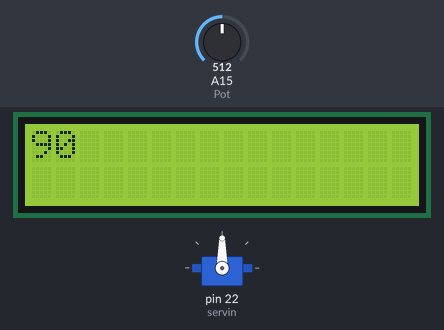
The sketch below on a simulated Arduino Mega 2560, built with avr-gcc and run on an emulated ATmega2560. Shown: 16×2 character LCD, servo. Inputs (shaded band) come from the test bench; at power-on: A15 (Pot) = 512.

Above: at 3.2 s.
3.3 s: A15 (Pot) set to 716
At 3.9 s:
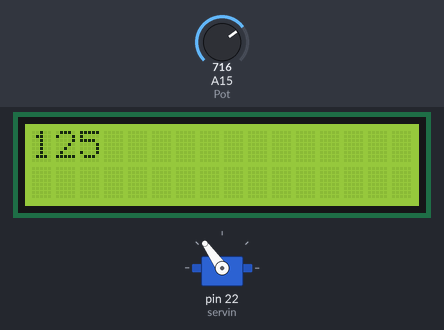
6.1 s: A15 (Pot) set to 900
At 6.5 s:
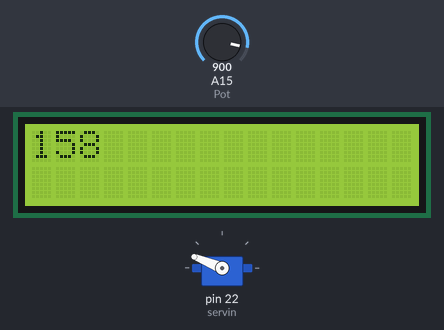
8.6 s: A15 (Pot) set to 1023
At 9.0 s:
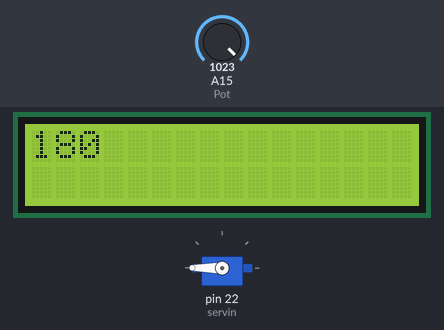
11.1 s: A15 (Pot) set to 306
At 11.5 s:
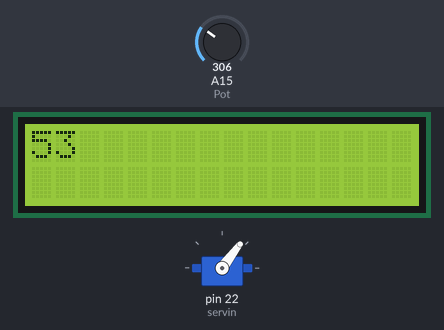
13.6 s: A15 (Pot) set to 122
At 14.1 s:
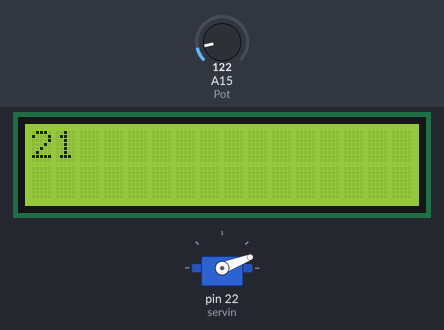
16.2 s: A15 (Pot) set to 0
At 16.6 s:
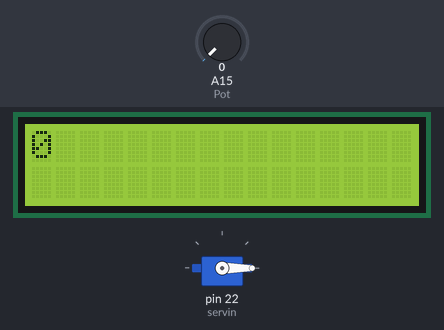
Timing chart, 0 to 19.2 s (numbered marks = the images above; inputs shaded):
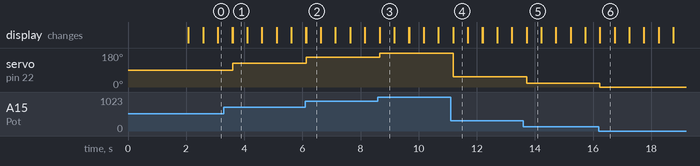

The sketch:

Servo_pot_lcd_I2c.ino
```cpp
#include <Servo.h>
#include <Wire.h>
#include <LiquidCrystal_I2C.h>
LiquidCrystal_I2C lcd (0x27, 16, 2);
Servo servin;
int g, f,P1=23, Pot=A15;
void setup() {
  pinMode(Pot, INPUT);
  pinMode(P1, INPUT);
  Wire.begin();
  lcd.begin(16, 2);
  lcd.clear();
  lcd.backlight();
  lcd.setCursor(0, 0);
  lcd.print("servo");
  lcd.setCursor(0, 1);
  lcd.print("1");
  //lcd.noBacklight();
  servin.attach(22);
  delay(2000);
  lcd.clear();
}

void loop() {
  f=analogRead(Pot);
  g=map(f,0,1023,0,180);

  if(P1==1){
  servin.write(0);
  }
  else{
    servin.write(g);
  }
  servin.write(g);
  lcd.print(g);
  delay(500);
  lcd.clear();
}
```

Measured:
- after the input at 3.3 s, servo on pin 22 (servin): 90° → 125° after 0.30 s; the display: first differs from a run without the input after 0.30 s (image 1)
- after the input at 6.1 s, servo on pin 22 (servin): 125° → 158° at once; the display: first differs from a run without the input at once (image 2)
- after the input at 8.6 s, servo on pin 22 (servin): 158° → 180° after 0.06 s; the display: first differs from a run without the input after 0.06 s (image 3)
- after the input at 11.1 s, servo on pin 22 (servin): 180° → 53° after 0.09 s; the display: first differs from a run without the input after 0.09 s (image 4)
- after the input at 13.6 s, servo on pin 22 (servin): 53° → 21° after 0.11 s; the display: first differs from a run without the input after 0.11 s (image 5)
- after the input at 16.2 s, servo on pin 22 (servin): 21° → 0° at once; the display: first differs from a run without the input at once (image 6)
- what the display in image 1 shows lasts 0.5 s, from 3.6 s to 4.1 s
